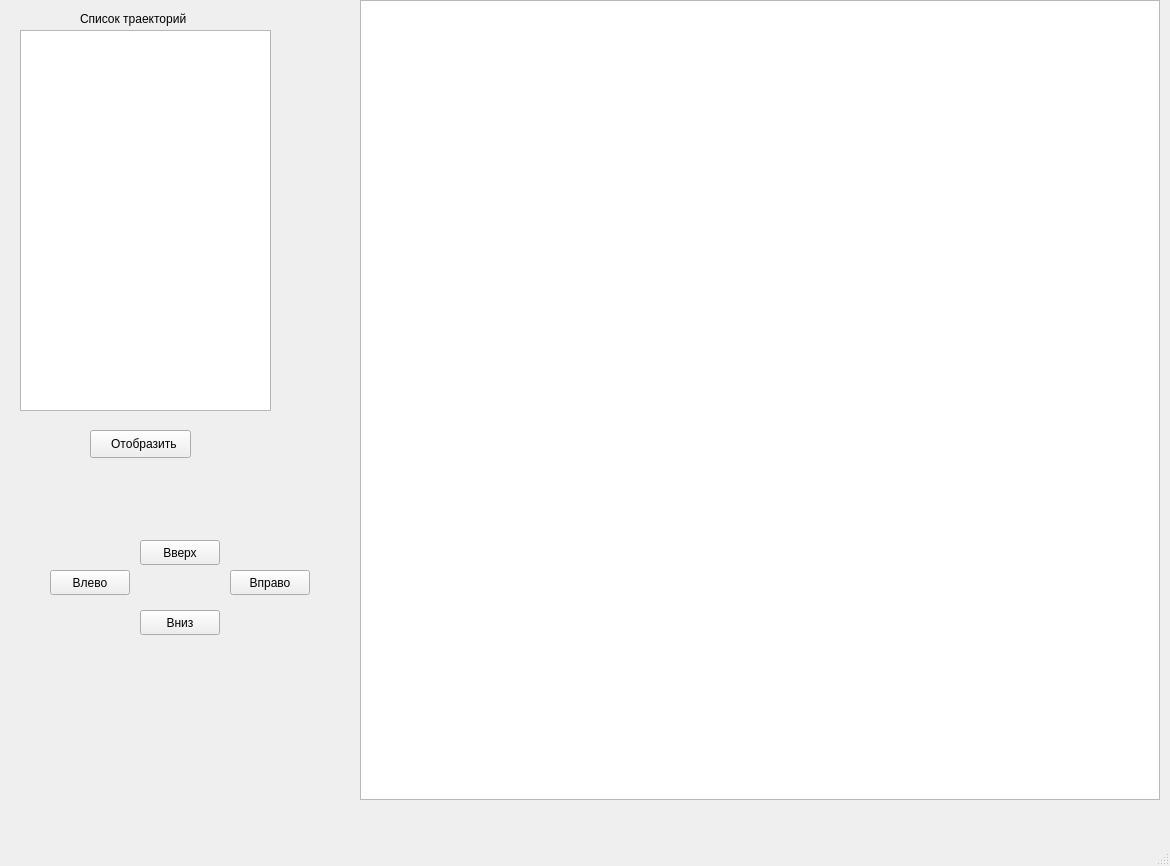
<?xml version="1.0" encoding="UTF-8"?>
<ui version="4.0">
 <class>MainWindow</class>
 <widget class="QMainWindow" name="MainWindow">
  <property name="geometry">
   <rect>
    <x>0</x>
    <y>0</y>
    <width>1170</width>
    <height>866</height>
   </rect>
  </property>
  <property name="windowTitle">
   <string>MainWindow</string>
  </property>
  <widget class="QWidget" name="centralwidget">
   <widget class="QGraphicsView" name="graphicsView">
    <property name="enabled">
     <bool>true</bool>
    </property>
    <property name="geometry">
     <rect>
      <x>360</x>
      <y>0</y>
      <width>800</width>
      <height>800</height>
     </rect>
    </property>
    <property name="verticalScrollBarPolicy">
     <enum>Qt::ScrollBarAlwaysOff</enum>
    </property>
    <property name="horizontalScrollBarPolicy">
     <enum>Qt::ScrollBarAlwaysOff</enum>
    </property>
    <property name="sizeAdjustPolicy">
     <enum>QAbstractScrollArea::AdjustIgnored</enum>
    </property>
   </widget>
   <widget class="QPushButton" name="up_btn">
    <property name="geometry">
     <rect>
      <x>140</x>
      <y>540</y>
      <width>80</width>
      <height>25</height>
     </rect>
    </property>
    <property name="text">
     <string>Вверх</string>
    </property>
   </widget>
   <widget class="QPushButton" name="down_btn">
    <property name="geometry">
     <rect>
      <x>140</x>
      <y>610</y>
      <width>80</width>
      <height>25</height>
     </rect>
    </property>
    <property name="text">
     <string>Вниз</string>
    </property>
    <property name="checkable">
     <bool>true</bool>
    </property>
    <property name="checked">
     <bool>false</bool>
    </property>
   </widget>
   <widget class="QPushButton" name="left_btn">
    <property name="geometry">
     <rect>
      <x>50</x>
      <y>570</y>
      <width>80</width>
      <height>25</height>
     </rect>
    </property>
    <property name="text">
     <string>Влево</string>
    </property>
   </widget>
   <widget class="QPushButton" name="right_btn">
    <property name="geometry">
     <rect>
      <x>230</x>
      <y>570</y>
      <width>80</width>
      <height>25</height>
     </rect>
    </property>
    <property name="text">
     <string>Вправо</string>
    </property>
   </widget>
   <widget class="QListWidget" name="trajectory_list">
    <property name="geometry">
     <rect>
      <x>20</x>
      <y>30</y>
      <width>251</width>
      <height>381</height>
     </rect>
    </property>
    <property name="viewMode">
     <enum>QListView::ListMode</enum>
    </property>
   </widget>
   <widget class="QLabel" name="label_3">
    <property name="geometry">
     <rect>
      <x>80</x>
      <y>10</y>
      <width>171</width>
      <height>18</height>
     </rect>
    </property>
    <property name="text">
     <string>Список траекторий</string>
    </property>
   </widget>
   <widget class="QPushButton" name="show_trajectories_btn">
    <property name="geometry">
     <rect>
      <x>90</x>
      <y>430</y>
      <width>101</width>
      <height>28</height>
     </rect>
    </property>
    <property name="text">
     <string>  Отобразить</string>
    </property>
   </widget>
  </widget>
  <widget class="QMenuBar" name="menubar">
   <property name="geometry">
    <rect>
     <x>0</x>
     <y>0</y>
     <width>1170</width>
     <height>25</height>
    </rect>
   </property>
  </widget>
  <widget class="QStatusBar" name="statusbar"/>
 </widget>
 <resources/>
 <connections/>
</ui>
